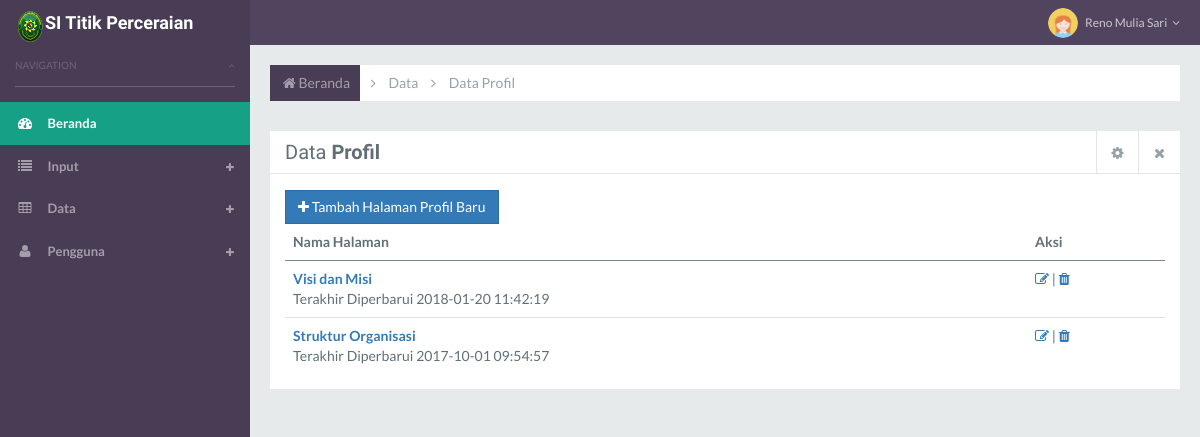
The page /admin_profil_lihat.php (signed in) on the database as committed earlier.
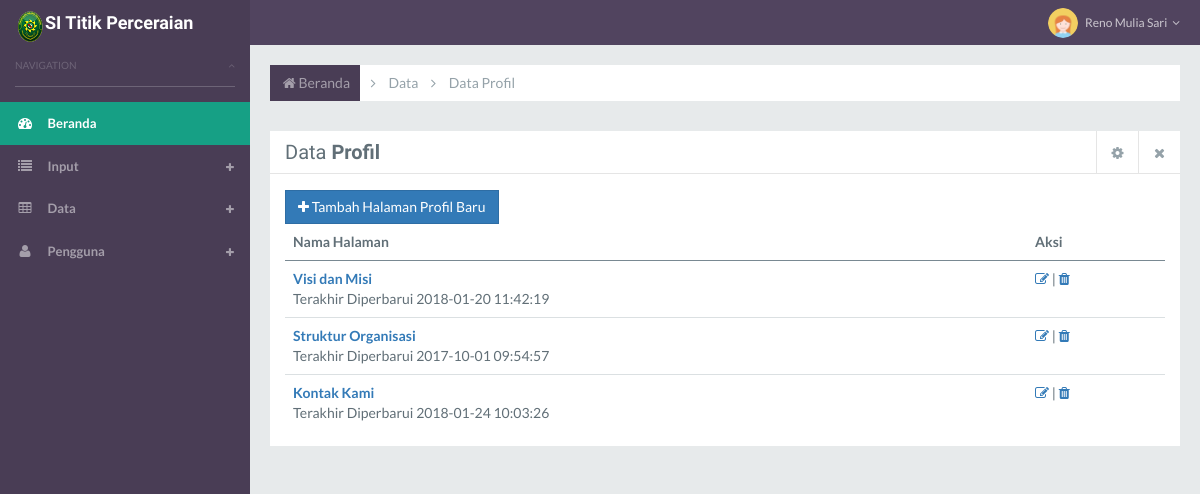
The same page on the database as committed later.
### tables this page shows
CREATE TABLE IF NOT EXISTS `profil` (
  `id_artikel` int(11) NOT NULL,
  `judul_artikel` varchar(70) NOT NULL,
  `tgl_terbit_artikel` datetime NOT NULL,
  `isi_artikel` text NOT NULL
);

### admin_profil_lihat.php (the view, shortened to what this page needs)
<?php
include('header.php');
?>
<section id="content">
<div class="page page-tables-datatables">
    <div class="pageheader">
        <div class="page-bar">
            <ul class="page-breadcrumb">
                <li>
                    <a href="index.html"><i class="fa fa-home"></i> Beranda</a>
                </li>
                <li>
                    <a href="#">Data</a>
                </li>
                <li>
                    <a href="admin_profil_lihat.php">Data Profil</a>
                </li>
            </ul>
        </div>
    </div>
    <div class="row">
        <div class="col-md-12">
            <section class="tile">
                <div class="tile-header dvd dvd-btm">
                    <h1 class="custom-font">Data <strong>Profil</strong></h1>
                    <ul class="controls">
                        <li class="dropdown">
                            <a role="button" tabindex="0" class="dropdown-toggle settings" data-toggle="dropdown">
                                <i class="fa fa-cog"></i>
                            </a>
                        </li>
                        <li class="remove"><a role="button" tabindex="0" class="tile-close"><i class="fa fa-times"></i></a></li>
                    </ul>
                </div>
                <div class="tile-body">
                    <div class="row">
                        <div class="col-md-6"><div id="tableTools"></div></div>
                        <div class="col-md-6"><div id="colVis"></div></div>
                    </div>
                    <a href="admin_profil_baru.php" class="btn btn-primary"><span class="fa fa-plus"></span> Tambah Halaman Profil Baru</a>
                    <table class="table table-custom" id="advanced-usage">
                        <thead>
                        <tr>
                            <th>Nama Halaman</th>
                            <th>Aksi</th>
                        </tr>
                        </thead>
                        <tbody>
            <?php
            $query = mysql_query("SELECT * FROM profil ") or die(mysql_error());
            if(mysql_num_rows($query) == 0){
                echo '<tr><td colspan="6">Tidak ada data!</td></tr>';
            }else{
                while($data = mysql_fetch_assoc($query)){
                    echo '<tr>';
                        echo '<td><a href="profil.php?id='.$data['id_artikel'].'" target="_blank"><strong>'.$data['judul_artikel'].'</strong></a><br>Terakhir Diperbarui '.$data['tgl_terbit_artikel'].'</td>';
                        echo '<td>
                        <a href=admin_profil_edit.php?id='.$data['id_artikel'].'><i class="fa fa-pencil-square-o" aria-hidden="true"></i></a> |
                        <a href="admin_profil_lihat.php?hapus_id='.$data['id_artikel'].'" onclick="return confirm(\'Hapus profil ini?\')"><i class="fa fa-trash" aria-hidden="true"></i>
</a></td>';
                    echo '</tr>';
                }
            }
            ?>
                        </tbody>
                    </table>
                </div>
            </section>
        </div>
    </div>
</div>
</section>
</div>
<?php
include('footer.php');
?>

Rows that differ between the two databases and show on the page:
added profil: judul_artikel "Kontak Kami", tgl_terbit_artikel "2018-01-24 10:03:26"
